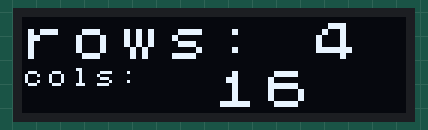
Simulated run of this program. Board: Arduino Uno, built with avr-gcc and run on an emulated ATmega328P. Shown: 128×32 one-colour display.

Above: at 0.2 s.
At 2.2 s:
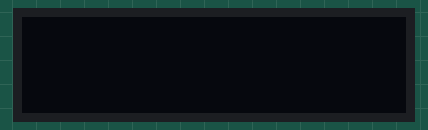
At 3.4 s:
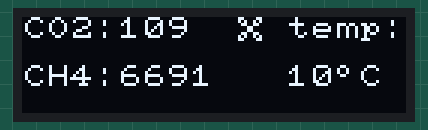
At 7.22 s:
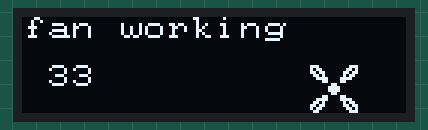
At 10.85 s:
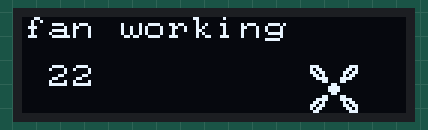
At 18.06 s:
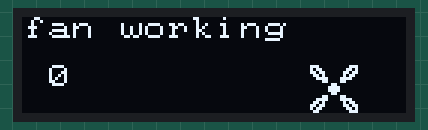

The program:

main.cpp
```cpp
#include <Arduino.h>
#include <U8x8lib.h>
#include "../lib/icons/HVACIcons.h"
U8X8_SSD1306_128X32_UNIVISION_SW_I2C u8x8(/* clock=A5*/ 19, /* data=A4*/ 18);
void displayLCD();

void setup(void) {
  u8x8.begin();
  u8x8.setPowerSave(0);
}

void loop(void) {
  u8x8.setFont(u8x8_font_chroma48medium8_r);
  uint8_t rows = u8x8.getRows();
  uint8_t cols = u8x8.getCols();
  char rowsArr[3];
  char colArr[3];
  String(rows).toCharArray(rowsArr, 4);
  String(cols).toCharArray(colArr, 4);
  u8x8.draw2x2String(0, 0, "rows:");
  u8x8.draw2x2String(12, 0, rowsArr);
  u8x8.drawString(0, 2, "cols:");
  u8x8.draw2x2String(8, 2, colArr);
  delay(2000);

  u8x8.clearDisplay();
  u8x8.setPowerSave(1);
  delay(1000);
  u8x8.setPowerSave(0);

  u8x8.setFont(u8x8_font_pxplusibmcgathin_f);
  displayLCD();
  u8x8.drawTile(9, 0, 1, HVACIcons::ventilator8x8);
  u8x8.drawTile(15, 4, 1, HVACIcons::house);
  delay(2000);
  u8x8.clearDisplay();

  u8x8.setFont(u8x8_font_pxplusibmcgathin_f);
  u8x8.setCursor(0, 0);
  u8x8.print("fan working");
  u8x8.drawTile(12, 2, 2, HVACIcons::ventilator16x16_1of2);
  u8x8.drawTile(12, 3, 2, HVACIcons::ventilator16x16_2of2);
  u8x8.setCursor(1, 2);
  int timeCounter = (int) round(38000/1000);
  u8x8.print(timeCounter);
  while (timeCounter>=0 ) {
    u8x8.setCursor(1, 2);
    u8x8.print(timeCounter);
    if (timeCounter < 10000) {u8x8.print("    ");}
    timeCounter--;
    delay(300);
  }
  u8x8.clearDisplay();
}

void displayLCD() {
  u8x8.setCursor(0, 0);
  u8x8.print("CO2:");
  u8x8.setCursor(4, 0);
  u8x8.print(109);

  u8x8.setCursor(0, 2);
  u8x8.print("CH4:");
  u8x8.setCursor(4, 2);
  u8x8.print(6691);

  u8x8.setCursor(11, 0);
  u8x8.print("temp:");
  u8x8.setCursor(11, 2);
  String strg = String(2224*5/1024) + (char) 0xB0 + "C";
  u8x8.print(strg);
}
```

Measured:
- by itself, everything shown: repeats every 18.2 s, in 48 steps
- what the display in image 0 shows lasts 2.0 s, from 0.2 s to 2.2 s
- what the display in image 1 shows lasts 1.0 s, from 2.2 s to 3.2 s
